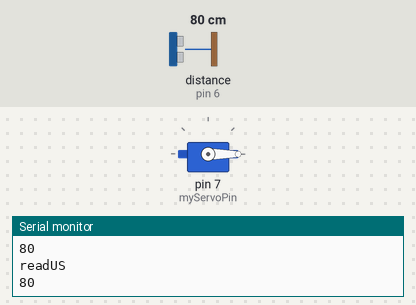
A sketch run on a simulated Arduino Uno, built with avr-gcc and run on an emulated ATmega328P. Shown: servo, the last lines printed to the serial monitor. Wiring (inferred from the names in the program): ultrasonic range finder: trigger pin 6; echo pin 6. The inputs (shaded band) are chosen by the test bench; at power-on: distance to the obstacle (sensor on pin 6) 80 cm. The echo pulse lasts 58.3 µs per cm.

Above: at 1.3 s.
1.4 s: distance to the obstacle (sensor on pin 6) set to 24 cm
4.4 s: distance to the obstacle (sensor on pin 6) set to 19 cm
At 5.6 s:
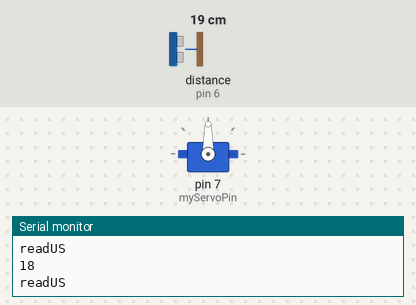
5.9 s: distance to the obstacle (sensor on pin 6) set to 13 cm
7.4 s: distance to the obstacle (sensor on pin 6) set to 10 cm
At 8.3 s:
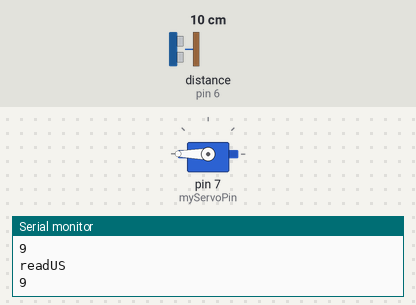
8.9 s: distance to the obstacle (sensor on pin 6) set to 120 cm
At 9.6 s:
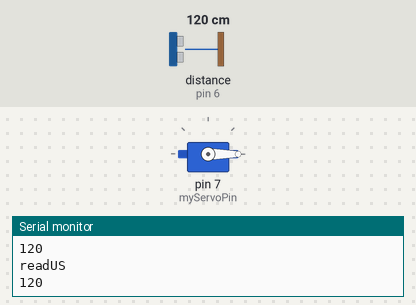
Timing chart, 0 to 11.4 s (numbered marks = the images above; inputs shaded):
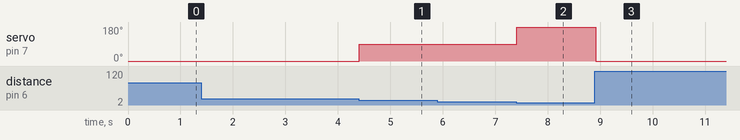

Measured:
- the behaviour switches between 22 and 21 cm on distance to the obstacle (sensor on pin 6) (found by bisection; images 0 and 1)
- the behaviour switches between 12 and 11 cm on distance to the obstacle (sensor on pin 6) (found by bisection; images 1 and 2)
- after the input at 4.4 s, servo on pin 7 (myServoPin): 0° → 90° at once
- after the input at 7.4 s, servo on pin 7 (myServoPin): 90° → 180° at once
- after the input at 8.9 s, servo on pin 7 (myServoPin): 180° → 0° at once

The sketch:

10.servoMotor.ino
```cpp
/*
  Author:
  Learning Intention: The students will learn how to connect and control a servo motor.
  Success Criteria:
    1. I understand how to connect the servo motor
    2. I can manually write different degrees of movement to the servo
    3. I can map a potentiometer to a servo and control its movement
    4. I understand that a 180deg servo angle of movement is set by a frequency signal sent from the microcontroller

  Student Notes:

  Documentation:
    https://www.sparkfun.com/servos
    https://github.com/arduino-libraries/Servo <-- We are still using this library

  Schematic:
    https://www.tinkercad.com/things/lQ9RyYJRoLn?sharecode=MKlN0A7R0WGodkdTRKkPJO7I8PeI5L_GCR7pCclQ0qM
    https://github.com/TempeHS/TempeHS_Ardunio_Boilerplate/blob/main/Ardunio_Bootcamp/10.servoMotor/Bootcamp-servoMotor.png
*/

#include <Servo.h>
#include "Ultrasonic.h"

Servo myServo;
static unsigned int myServoPin = 7;
static unsigned int myUSPin = 6;

Ultrasonic myUSsensor(myUSPin);
bool isGateOpen;

void setup() {
myServo.attach (myServoPin);
myServo.write(0);
isGateOpen = false;
delay(100);
Serial.begin(9600);
Serial.println ("debugging");
Serial.println ("---------------");
}

// The loop function runs over and over again forever
void loop() {


Serial.println ("readUS");

  unsigned long rangeInCM = myUSsensor.MeasureInCentimeters();
  Serial.println(rangeInCM);

  if (rangeInCM <= 10) {
    myServo.write(180);
  } else if (rangeInCM <= 20) {
    myServo.write(90);
  } else {
    myServo.write(0);
  }

}
```

Ultrasonic.cpp
```cpp
// (licence header left out)
#include <stdio.h>
#include <string.h>
#include <inttypes.h>
#include "Arduino.h"
#include "Ultrasonic.h"

#ifdef ARDUINO_ARCH_STM32F4

static uint32_t MicrosDiff(uint32_t begin, uint32_t end) {
    return end - begin;
}

static uint32_t pulseIn(uint32_t pin, uint32_t state, uint32_t timeout = 1000000L) {
    uint32_t begin = micros();

    // wait for any previous pulse to end
    while (digitalRead(pin)) if (MicrosDiff(begin, micros()) >= timeout) {
            return 0;
        }

    // wait for the pulse to start
    while (!digitalRead(pin)) if (MicrosDiff(begin, micros()) >= timeout) {
            return 0;
        }
    uint32_t pulseBegin = micros();

    // wait for the pulse to stop
    while (digitalRead(pin)) if (MicrosDiff(begin, micros()) >= timeout) {
            return 0;
        }
    uint32_t pulseEnd = micros();

    return MicrosDiff(pulseBegin, pulseEnd);
}

#endif // ARDUINO_ARCH_STM32F4

Ultrasonic::Ultrasonic(int pin) {
    _pin = pin;
}

long Ultrasonic::duration(uint32_t timeout) {
    pinMode(_pin, OUTPUT);
    digitalWrite(_pin, LOW);
    delayMicroseconds(2);
    digitalWrite(_pin, HIGH);
    delayMicroseconds(5);
    digitalWrite(_pin, LOW);
    pinMode(_pin, INPUT);
    long duration;
    duration = pulseIn(_pin, HIGH, timeout);
    return duration;
}

/*The measured distance from the range 0 to 400 Centimeters*/
long Ultrasonic::MeasureInCentimeters(uint32_t timeout) {
    long RangeInCentimeters;
    RangeInCentimeters = duration(timeout) / 29 / 2;
    return RangeInCentimeters;
}

/*The measured distance from the range 0 to 4000 Millimeters*/
long Ultrasonic::MeasureInMillimeters(uint32_t timeout) {
    long RangeInMillimeters;
    RangeInMillimeters = duration(timeout) * (10 / 2) / 29;
    return RangeInMillimeters;
}

/*The measured distance from the range 0 to 157 Inches*/
long Ultrasonic::MeasureInInches(uint32_t timeout) {
    long RangeInInches;
    RangeInInches = duration(timeout) / 74 / 2;
    return RangeInInches;
}
```

Ultrasonic.h
```cpp
// (licence header left out)
#ifndef Ultrasonic_H
#define Ultrasonic_H

#include "Arduino.h"

class Ultrasonic {
  public:
    Ultrasonic(int pin);
    long MeasureInCentimeters(uint32_t timeout = 1000000L);
    long MeasureInMillimeters(uint32_t timeout = 1000000L);
    long MeasureInInches(uint32_t timeout = 1000000L);
  private:
    int _pin;//pin number of Arduino that is connected with SIG pin of Ultrasonic Ranger.
    long duration(uint32_t timeout = 1000000L);
};

#endif
```

functions.ino
```cpp
bool openGate () {

    for (int i = 0; i <= 255; i++) {
      myServo.write(i);
      delay(15);
      isGateOpen = true;
    }

}

void closeGate () {
  if (isGateOpen) {
    for (int i = 0; i <= 255; i++) {
      myServo.write(255-i);
      delay(15);
      isGateOpen = false;
    }
  }
}

unsigned long readUS () {
  unsigned long rangeInCM = myUSsensor.MeasureInCentimeters();
  Serial.println(rangeInCM);
  return rangeInCM;
}
```
